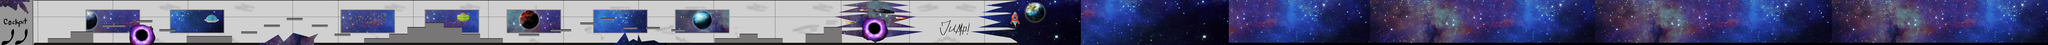

A 2D game scene composited from a Tiled map and its tileset images. What follows is a short description and the map's XML, with each tile layer's data collapsed to a summary:
An orthogonal 900x20 tile map with 12x12 px tiles, 4 tile layers (background, ship, platimgs, rbimgs), 20 tilesets and 44 objects (33x plat, 4x floor, 2x OOB, level end, level start).

<map version="1.0" orientation="orthogonal" renderorder="right-down" width="900" height="20" tilewidth="12" tileheight="12" nextobjectid="85">
 <tileset firstgid="1" name="galaxy" tilewidth="12" tileheight="12" tilecount="13816" columns="157">
  <image source="JennieAssets/gal.png" width="1884" height="1064" />
 </tileset>
 <tileset firstgid="13817" name="blackhole" tilewidth="12" tileheight="12" tilecount="5618" columns="106">
  <image source="JennieAssets/blackh.png" width="1280" height="637" />
 </tileset>
 <tileset firstgid="19435" name="shipWinresize" tilewidth="12" tileheight="12" tilecount="660" columns="33">
  <image source="JennieAssets/shipWinresize.png" width="400" height="240" />
 </tileset>
 <tileset firstgid="20095" name="shipIntwindowcracked1" tilewidth="12" tileheight="12" tilecount="660" columns="33">
  <image source="JennieAssets/shipIntwindowcracked1.png" width="400" height="240" />
 </tileset>
 <tileset firstgid="20755" name="shipIntflat1" tilewidth="12" tileheight="12" tilecount="660" columns="33">
  <image source="JennieAssets/shipIntflat1.png" width="400" height="240" />
 </tileset>
 <tileset firstgid="21415" name="shipIntflatdirt1" tilewidth="12" tileheight="12" tilecount="660" columns="33">
  <image source="JennieAssets/shipIntflatdirt1.png" width="400" height="240" />
 </tileset>
 <tileset firstgid="22075" name="shipend1" tilewidth="12" tileheight="12" tilecount="660" columns="33">
  <image source="JennieAssets/shipend1.png" width="400" height="240" />
 </tileset>
 <tileset firstgid="22735" name="shipplatpiece1" tilewidth="12" tileheight="12" tilecount="660" columns="33">
  <image source="JennieAssets/shipplatpiece1.png" width="400" height="240" />
 </tileset>
 <tileset firstgid="23395" name="shipIntfront" tilewidth="12" tileheight="12" tilecount="660" columns="33">
  <image source="JennieAssets/shipIntfront.png" width="400" height="240" />
 </tileset>
 <tileset firstgid="24055" name="shipIntwindowhollow1" tilewidth="12" tileheight="12" tilecount="660" columns="33">
  <image source="JennieAssets/shipIntwindowhollow1.png" width="400" height="240" />
 </tileset>
 <tileset firstgid="24715" name="flatBroken" tilewidth="12" tileheight="12" tilecount="660" columns="33">
  <image source="JennieAssets/flatBroken.png" width="400" height="240" />
 </tileset>
 <tileset firstgid="25375" name="jump" tilewidth="12" tileheight="12" tilecount="160" columns="16">
  <image source="JennieAssets/jump.png" width="200" height="120" />
 </tileset>
 <tileset firstgid="25535" name="blackh" tilewidth="12" tileheight="12" tilecount="5618" columns="106">
  <image source="JennieAssets/blackh.png" width="1280" height="637" />
 </tileset>
 <tileset firstgid="31153" name="shipMirroredEdge" tilewidth="12" tileheight="12" tilecount="660" columns="33">
  <image source="JennieAssets/shipendmirror.png" width="400" height="240" />
 </tileset>
 <tileset firstgid="31813" name="spaceship" tilewidth="12" tileheight="12" tilecount="5618" columns="106">
  <image source="JennieAssets/spaceships.png" width="1280" height="637" />
 </tileset>
 <tileset firstgid="37431" name="asteroidbelt" tilewidth="12" tileheight="12" tilecount="5618" columns="106">
  <image source="JennieAssets/asteroidbelt.png" width="1280" height="637" />
 </tileset>
 <tileset firstgid="43049" name="platforms" tilewidth="12" tileheight="12" tilecount="256" columns="16">
  <image source="JennieAssets/platforms.png" width="200" height="200" />
 </tileset>
 <tileset firstgid="43305" name="planets" tilewidth="12" tileheight="12" tilecount="5618" columns="106">
  <image source="JennieAssets/planets1.png" width="1280" height="637" />
 </tileset>
 <tileset firstgid="48923" name="frontshipnew" tilewidth="12" tileheight="12" tilecount="660" columns="33">
  <image source="JennieAssets/frontship.png" width="400" height="240" />
 </tileset>
 <tileset firstgid="49583" name="cockpit" tilewidth="12" tileheight="12" tilecount="5618" columns="106">
  <image source="JennieAssets/cockpit.png" width="1280" height="637" />
 </tileset>
 <layer name="background" width="900" height="20">
  <data>[18000 cells, 17390 non-empty, 3279 distinct tile ids]</data>
 </layer>
 <layer name="ship" width="900" height="20">
  <data>[18000 cells, 8930 non-empty, 4261 distinct tile ids]</data>
 </layer>
 <layer name="platimgs" width="900" height="20">
  <data>[18000 cells, 1956 non-empty, 843 distinct tile ids]</data>
 </layer>
 <objectgroup name="platforms">
  <object id="33" name="floor" x="3516.83" y="227" width="1867.5" height="12" />
  <object id="34" name="floor" x="1656.25" y="227.5" width="1583" height="12" />
  <object id="35" name="floor" x="107.5" y="228" width="1258.5" height="12" />
  <object id="36" name="floor" x="147.25" y="0" width="5229" height="6" />
  <object id="37" name="plat" x="252" y="204.5" width="120" height="22.5" />
  <object id="40" name="plat" x="372" y="168.25" width="120" height="59.5" />
  <object id="41" name="plat" x="539.5" y="131.75" width="120" height="12" />
  <object id="42" name="plat" x="720" y="108" width="83.5" height="12" />
  <object id="43" name="plat" x="840" y="156.5" width="84.5" height="12" />
  <object id="44" name="plat" x="984" y="192.5" width="240" height="35" />
  <object id="45" name="plat" x="1271.5" y="168" width="85" height="12" />
  <object id="46" name="plat" x="1391" y="132.5" width="84.5" height="12" />
  <object id="47" name="plat" x="1511" y="95" width="85" height="12" />
  <object id="48" name="plat" x="1643.5" y="131" width="84" height="12" />
  <object id="49" name="plat" x="1763" y="180" width="86" height="12" />
  <object id="50" name="plat" x="1920" y="204.5" width="131.5" height="22.5" />
  <object id="51" name="plat" x="2052" y="180" width="96" height="46.5" />
  <object id="52" name="plat" x="2148.5" y="144" width="94.5" height="82.5" />
  <object id="53" name="plat" x="2243.5" y="119.5" width="96" height="107" />
  <object id="54" name="plat" x="2339" y="144.5" width="96.5" height="82" />
  <object id="55" name="plat" x="2436.5" y="180" width="95.5" height="47" />
  <object id="56" name="plat" x="2532.5" y="204.5" width="120" height="23" />
  <object id="57" name="plat" x="2736" y="180.5" width="108" height="12" />
  <object id="58" name="plat" x="2903.5" y="156.5" width="108" height="12" />
  <object id="59" name="plat" x="3060" y="119.5" width="72" height="12" />
  <object id="60" name="plat" x="3166.5" y="97" width="72" height="12" />
  <object id="61" name="plat" x="3288" y="145" width="72" height="12" />
  <object id="62" name="plat" x="3407.5" y="144" width="72" height="12" />
  <object id="63" name="plat" x="3540" y="156.5" width="72" height="12" />
  <object id="64" name="plat" x="3768" y="203.5" width="131.5" height="23.5" />
  <object id="65" name="plat" x="3900.5" y="180.5" width="95" height="45.5" />
  <object id="66" name="plat" x="3995.5" y="204" width="132" height="23" />
  <object id="77" x="157.333" y="7.33333" width="20" height="220" />
  <object id="80" name="plat" x="4442" y="113" width="72" height="12" />
  <object id="81" name="plat" x="4718" y="89" width="72" height="12" />
  <object id="82" name="plat" x="4532" y="48" width="165" height="19" />
  <object id="83" name="plat" x="4248.5" y="180.25" width="95" height="45.5" />
  <object id="84" name="plat" x="4343.5" y="145.25" width="95" height="81.5" />
 </objectgroup>
 <layer name="rbimgs" width="900" height="20">
  <data>[18000 cells, 284 non-empty, 167 distinct tile ids]</data>
 </layer>
 <objectgroup name="RB">
  <object id="67" name="OOB" x="3240.5" y="227.5" width="275" height="12" />
  <object id="69" name="OOB" x="1367.5" y="228" width="287.5" height="12" />
  <object id="75" x="692" y="129" width="110" height="110">
   <ellipse />
  </object>
  </objectgroup>
 <objectgroup name="EOL">
  <!-- 2 objects omitted --></objectgroup>
</map>
<!-- 3 of 44 objects omitted -->
